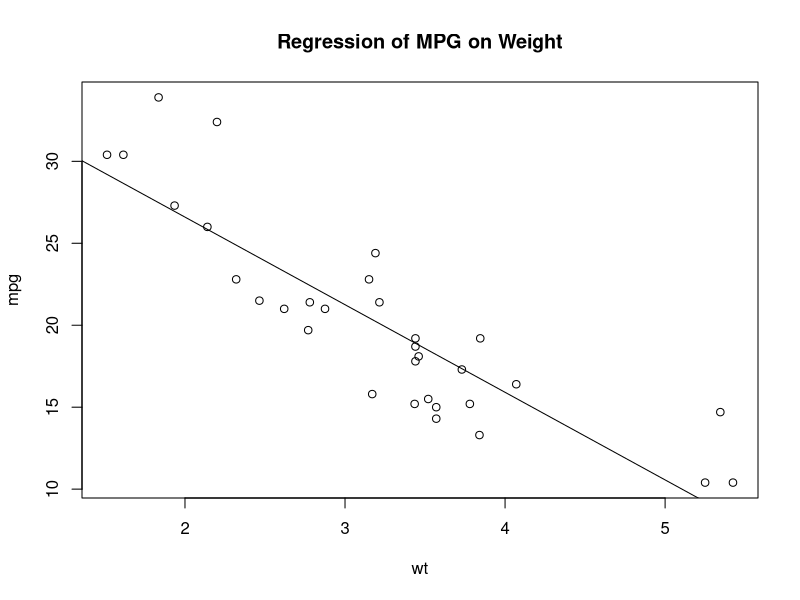
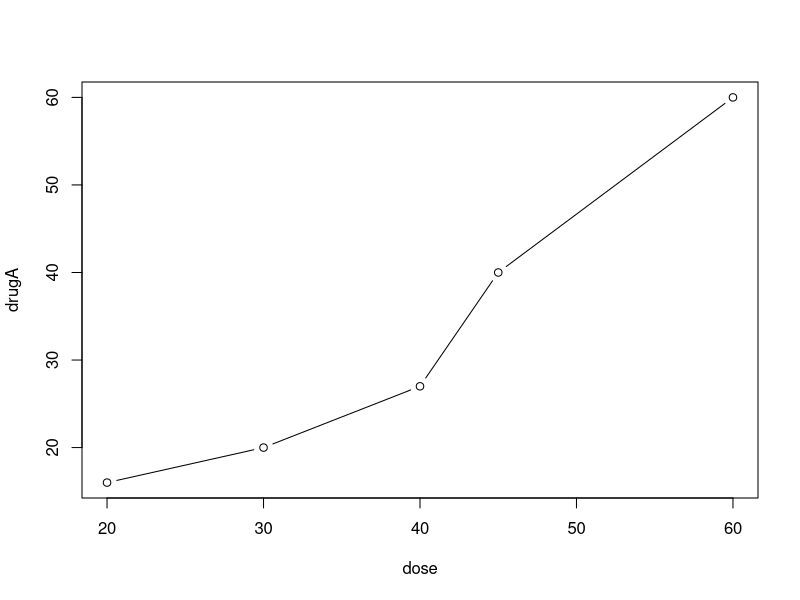
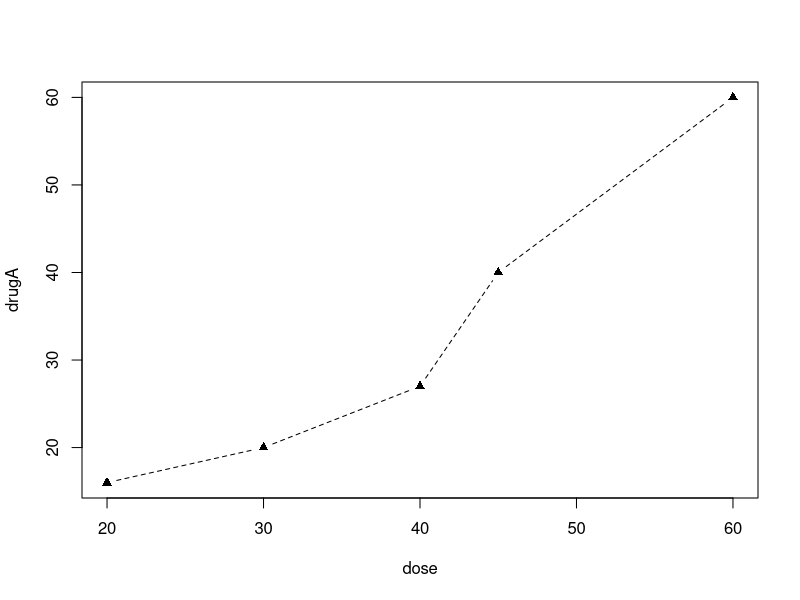
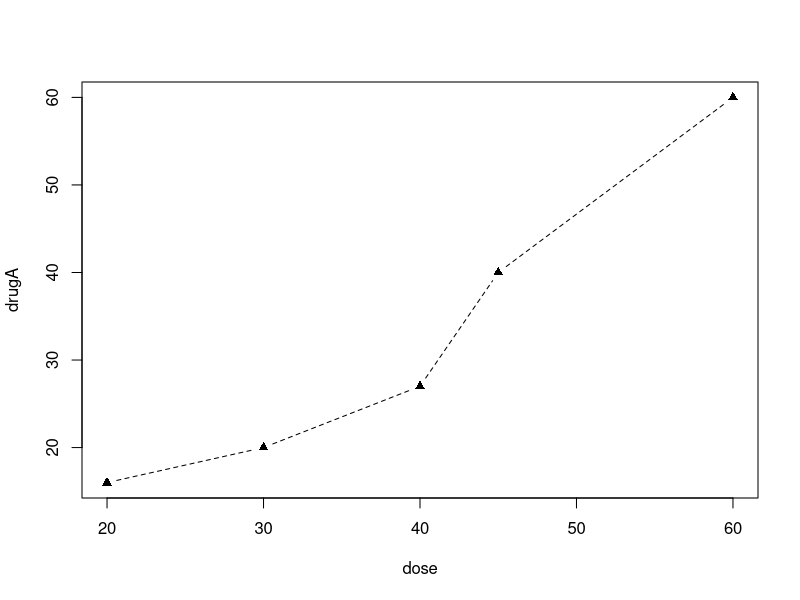
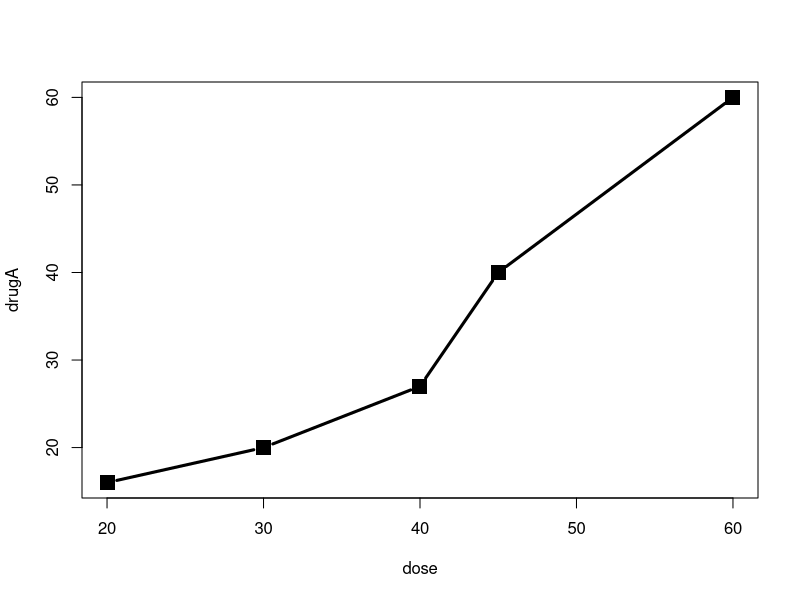
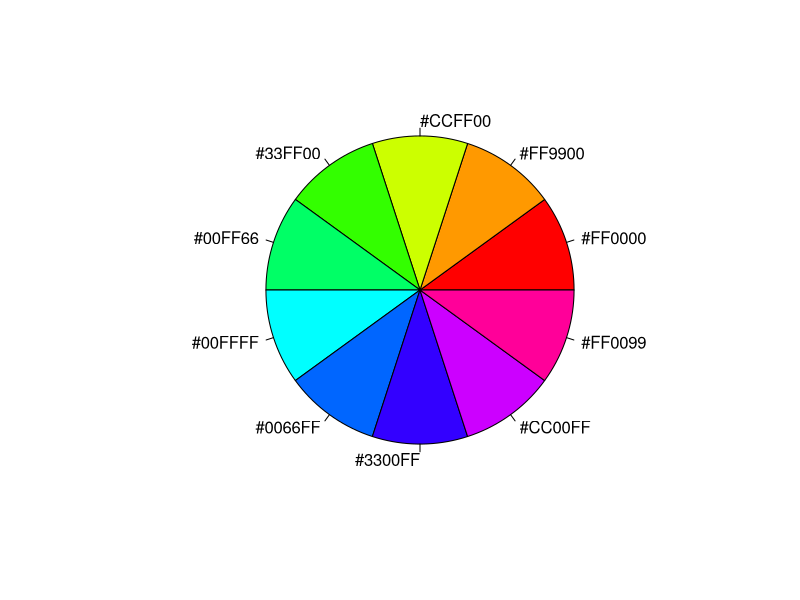
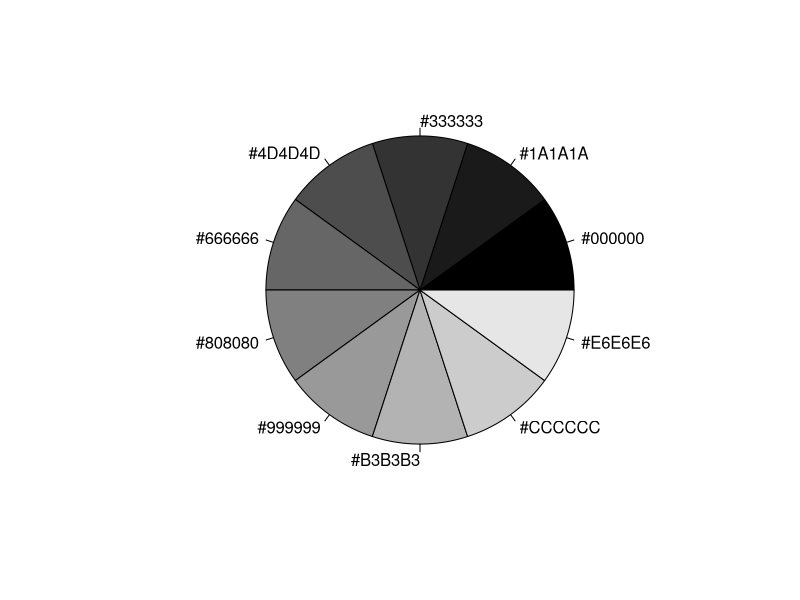
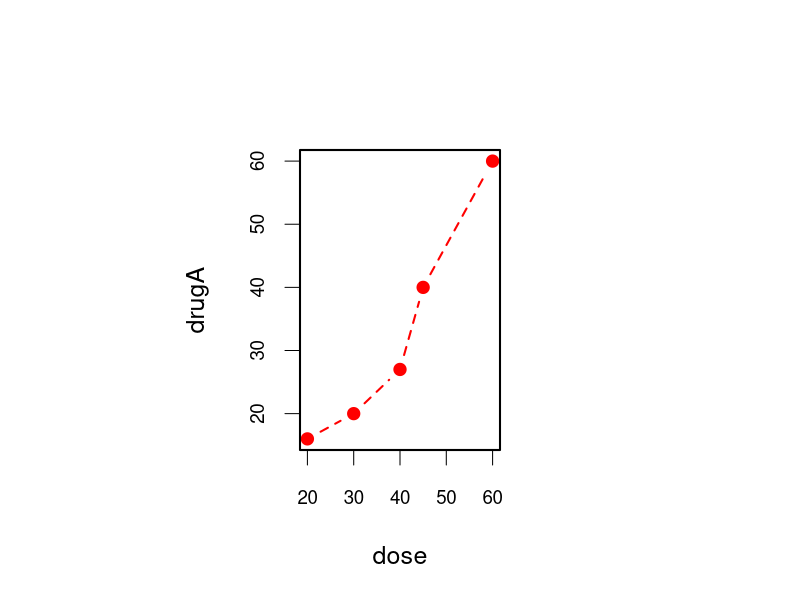

The R source for these figures, in order:
#-----------------------------------------------------#
# R in Action: Chapter 3                              #
# requires that the Hmisc package has been installed  #
# install.packages('Hmisc')                           #
#-----------------------------------------------------#

# pause after each graph
par(ask = TRUE)

# --Section 3.1--

# attach is to put variable names defined in the data source into search path.
# then we can just the variable in mtcars data directly without explicitly specify source.
# pdf("linear.pdf") save graph in pdf but seems doesn't work in unix.

# dev.new generate a new window for the graph instead of cover old graph.
dev.new()
attach(mtcars)
plot(wt, mpg)
# use linear regression to fit wt and mpg.
abline(lm(mpg ~ wt))
title("Regression of MPG on Weight")
detach(mtcars)

# --Section 3.2--
# zigzag graph.

dev.new()
dose <- c(20, 30, 40, 45, 60)
drugA <- c(16, 20, 27, 40, 60)
drugB <- c(15, 18, 25, 31, 40)
# b mean point and line.
plot(dose, drugA, type = "b")

# --Section 3.3--
# show how to save current graph configuration. then change configure
# after draw a graph via changed configure, set back to previous / default configure.
opar <- par(no.readonly = TRUE)
par(lty = 2, pch = 17)
plot(dose, drugA, type = "b")
par(opar)

# you can set the configure each time instead change configure via par.
# lty line type. pch point char. lwd line width. col color. 
plot(dose, drugA, type = "b", lty = 2, pch = 17)
plot(dose, drugA, type = "b", lyt = 3, lwd = 3, pch = 15, 
     cex = 2)

n <- 10
mycolors <- rainbow(n)
pie(rep(1, n), labels = mycolors, col = mycolors)
mygrays <- gray(0:n/n)
pie(rep(1, n), labels = mygrays, col = mygrays)

# Listing 3.1 - Using graphical parameters to control
# graph appearance

dose <- c(20, 30, 40, 45, 60)
drugA <- c(16, 20, 27, 40, 60)
drugB <- c(15, 18, 25, 31, 40)
opar <- par(no.readonly = TRUE)
# pin set the size of graph. mai / mar for the size of margin.
# par(pin = c(4,4), mai = c(1, 1, 1, 1))
par(pin = c(2, 3))
par(lwd = 2, cex = 1.5)
# font for the format of text. font.axis for axis. 
par(cex.axis = 0.75, font.axis = 1)
plot(dose, drugA, type = "b", pch = 19, lty = 2, col = "red")
plot(dose, drugB, type = "b", pch = 23, lty = 6, col = "blue", bg = "green")
par(opar)

# --Section 3.4--

plot(dose, drugA, type = "b", col = "red", lty = 2, 
     pch = 2, lwd = 2, main = "Clinical Trials for Drug A", 
     sub = "This is hypothetical data", 
     xlab = "Dosage", ylab = "Drug Response", xlim = c(0, 60), 
     ylim = c(0, 70))


# Listing 3.2 - An Example of Custom Axes

x <- c(1:10)
y <- x
z <- 10/x
opar <- par(no.readonly = TRUE)
par(mar = c(5, 4, 4, 8) + 0.1)

plot(x, y, type = "b", pch = 21, col = "red", yaxt = "n", 
     lty = 3, ann = FALSE)
lines(x, z, type = "b", pch = 22, col = "blue", lty = 2)
axis(2, at = x, labels = x, col.axis = "red", las = 2)
axis(4, at = z, labels = round(z, digits = 2), col.axis = "blue", 
     las = 2, cex.axis = 0.7, tck = -0.01)
mtext("y=1/x", side = 4, line = 3, cex.lab = 1, las = 2, 
      col = "blue")
title("An Example of Creative Axes", xlab = "X values", 
      ylab = "Y=X")
par(opar)

# Listing 3.3 - Comparing Drug A and Drug B response by dose

dose <- c(20, 30, 40, 45, 60)
drugA <- c(16, 20, 27, 40, 60)
drugB <- c(15, 18, 25, 31, 40)
opar <- par(no.readonly = TRUE)
par(lwd = 2, cex = 1.5, font.lab = 2)
plot(dose, drugA, type = "b", pch = 15, lty = 1, col = "red", 
     ylim = c(0, 60), main = "Drug A vs. Drug B", xlab = "Drug Dosage", 
     ylab = "Drug Response")
lines(dose, drugB, type = "b", pch = 17, lty = 2, 
      col = "blue")
abline(h = c(30), lwd = 1.5, lty = 2, col = "grey")
library(Hmisc)
minor.tick(nx = 3, ny = 3, tick.ratio = 0.5)
# legend is the topleft box in graph.
legend("topleft", inset = 0.05, title = "Drug Type", 
       c("A", "B"), lty = c(1, 2), pch = c(15, 17), col = c("red", 
                                                            "blue"))
par(opar)

# --Section 3.4.5--

# Example of labeling points

attach(mtcars)
plot(wt, mpg, main = "Milage vs. Car Weight", xlab = "Weight", 
     ylab = "Mileage", pch = 18, col = "blue")
text(wt, mpg, row.names(mtcars), cex = 0.6, pos = 4, 
     col = "red")
detach(mtcars)

# View font families
opar <- par(no.readonly = TRUE)
par(cex = 1.5)
plot(1:7, 1:7, type = "n")
# 3,3 / 4,4 / 5,5 are the center of text 
text(3, 3, "Example of default text")
text(4, 4, family = "mono", "Example of mono-spaced text")
text(5, 5, family = "serif", "Example of serif text")
par(opar)

# --Section 3.5--

# combining graphs

# Figure 3.14
attach(mtcars)
opar <- par(no.readonly = TRUE)
par(mfrow = c(2, 2))
plot(wt, mpg, main = "Scatterplot of wt vs. mpg")
plot(wt, disp, main = "Scatterplot of wt vs disp")
hist(wt, main = "Histogram of wt")
boxplot(wt, main = "Boxplot of wt")
par(opar)
detach(mtcars)

# Figure 3.15
attach(mtcars)
opar <- par(no.readonly = TRUE)
par(mfrow = c(3, 1))
hist(wt)
hist(mpg)
hist(disp)
par(opar)
detach(mtcars)

# Figure 3.16
attach(mtcars)
layout(matrix(c(1, 1, 2, 3), 2, 2, byrow = TRUE))
hist(wt)
hist(mpg)
hist(disp)
detach(mtcars)

# Figure 3.17
attach(mtcars)
layout(matrix(c(1, 1, 2, 3), 2, 2, byrow = TRUE), 
       widths = c(3, 1), heights = c(1, 2))
hist(wt)
hist(mpg)
hist(disp)
detach(mtcars)

# Listing 3.4 - Fine placement of figures in a graph

opar <- par(no.readonly = TRUE)
par(fig = c(0, 0.8, 0, 0.8))
plot(mtcars$wt, mtcars$mpg, xlab = "Miles Per Gallon", 
     ylab = "Car Weight")
par(fig = c(0, 0.8, 0.55, 1), new = TRUE)
boxplot(mtcars$wt, horizontal = TRUE, axes = FALSE)
par(fig = c(0.65, 1, 0, 0.8), new = TRUE)
boxplot(mtcars$mpg, axes = FALSE)
mtext("Enhanced Scatterplot", side = 3, outer = TRUE, 
      line = -3)
par(opar)
